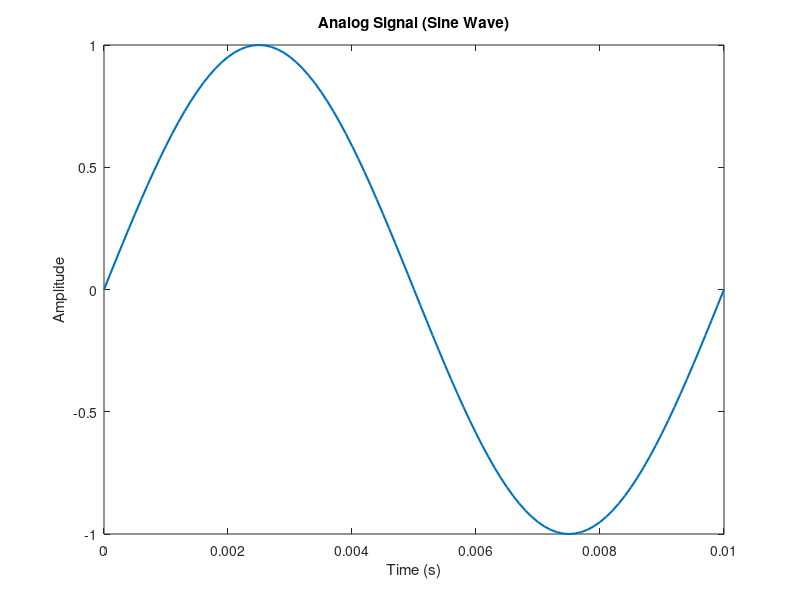
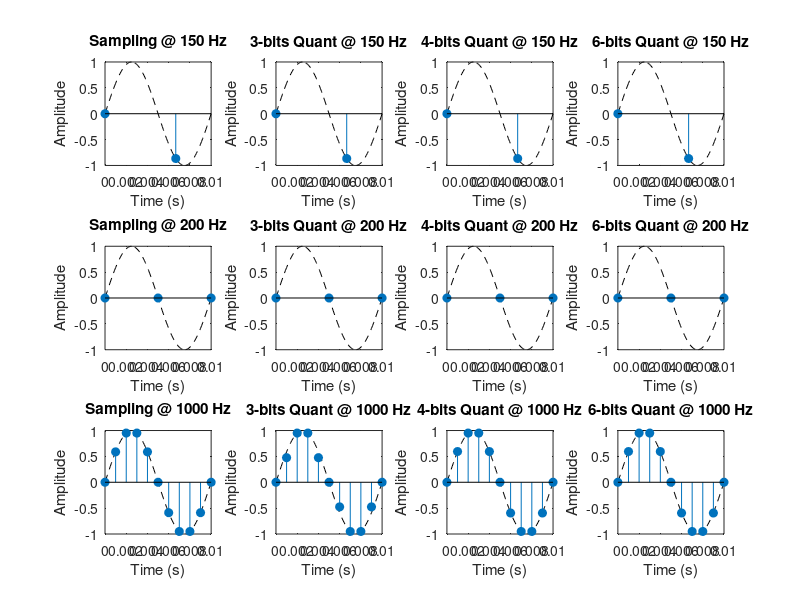

Here is the MATLAB script that generated these plots, in order:
%% Parameters
t = 0:0.0001:0.01;
f = 100;
x_analog = sin(2*pi*f*t);

Fs_values = [150,200,1000];
bit_depths = [3,4,6];

figure;
plot(t, x_analog, 'LineWidth', 1.5);
title('Analog Signal (Sine Wave)');
xlabel('Time (s)'); ylabel('Amplitude');

figure;
subplot_idx = 1;

for Fs = Fs_values
    %% Sampling
    Ts = 1/Fs;
    n = 0:Ts:0.01;
    x_sampled = sin(2*pi*f*n);

    subplot(length(Fs_values), length(bit_depths)+1, subplot_idx);
    plot(t, x_analog, 'k--');
    hold on;
    stem(n, x_sampled, 'filled');
    title(['Sampling @ ' num2str(Fs) ' Hz']);
    xlabel('Time (s)');
    ylabel('Amplitude');
    subplot_idx = subplot_idx + 1;

    %% Quantization
    x_min = min(x_sampled);
    x_max = max(x_sampled);

    for bits = bit_depths
        levels = 2^bits;
        q_step = (x_max - x_min)/levels;
        x_index = round((x_sampled - x_min)/q_step);
        x_quantized = x_index*q_step + x_min;

        subplot(length(Fs_values), length(bit_depths)+1, subplot_idx);
        plot(t, x_analog, 'k--');
        hold on;
        stem(n, x_quantized, 'filled');
        title([num2str(bits) '-bits Quant @ ' num2str(Fs) ' Hz']);
        xlabel('Time (s)');
        ylabel('Amplitude');
        subplot_idx = subplot_idx + 1;

        binary_codes = dec2bin(x_index, bits);
        bitstream = reshape(binary_codes.',1,[]);

        disp([num2str(bits) '-bits Quant @ ' num2str(Fs) ' Hz']);

        if bits == 3
            disp('--- First 8 encoded samples ---');
            disp(binary_codes(1:8));
            disp('--- First 8 bits of the stream ---');
            disp(bitstream(1:8));
        else
            disp('--- First 10 encoded samples ---');
            disp(binary_codes(1:10));
            disp('--- First 10 bits of the stream ---');
            disp(bitstream(1:10));
        end
    end
end
